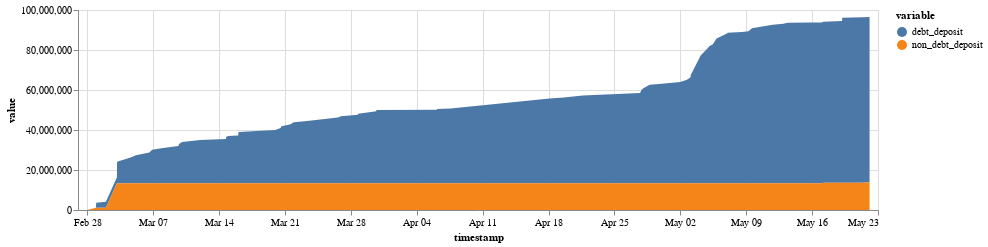

Write notebook code for a chart like this one.
### Code cell
base = alt.Chart(dfc[dfc.timestamp < '2021-05-23'].query("variable != 'deposit'")).encode(
    x=alt.X('timestamp', scale=alt.Scale(domain=['2021-02-27', '2021-05-23'])),
    y='value',
    color=alt.Color('variable'),
).properties(
    width = 800,
    height=200
).mark_area()

base

### Figure 1 — Vega-Lite specification as saved in the notebook (floating-point values rounded to 4 significant figures; data arrays with more than 128 entries replaced by an {"elided": "..."} marker saying what was removed)
{"config": {"view": {"continuousWidth": 300, "continuousHeight": 300}}, "data": {"name": "data-ac075efa134aff7c1299e4097ec1bed0"}, "mark": {"type": "area"}, "encoding": {"color": {"field": "variable", "type": "nominal"}, "x": {"field": "timestamp", "scale": {"domain": ["2021-02-27", "2021-05-23"]}, "type": "temporal"}, "y": {"field": "value", "type": "quantitative"}}, "height": 200, "width": 800, "$schema": "https://vega.github.io/schema/vega-lite/v5.7.1.json", "datasets": {"data-ac075efa134aff7c1299e4097ec1bed0": {"elided": "156 records"}}}
